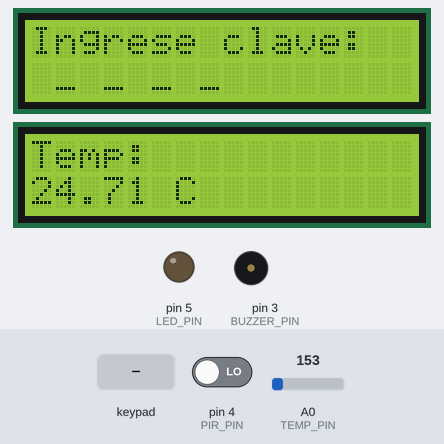
The sketch below on a simulated Arduino Uno, built with avr-gcc and run on an emulated ATmega328P. Parts: 2 × 16×2 character LCD, output pins drawn as LEDs (lit = HIGH), buzzer (waves = sounding, pin HIGH). The test bench sets the inputs (shaded band); at power-on: pin 4 (PIR_PIN) LOW, A0 (TEMP_PIN) = 153. EEPROM starts erased; what the sketch prints to the serial monitor is not drawn.

Above: at 3.3 s.
3.4 s: keypad keys 5 6 7 8 # pressed 0.4 s apart
At 6.1 s:
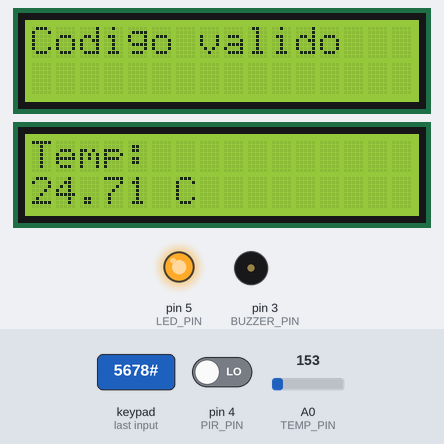
8.4 s: pin 4 (PIR_PIN) driven HIGH
At 9.6 s:
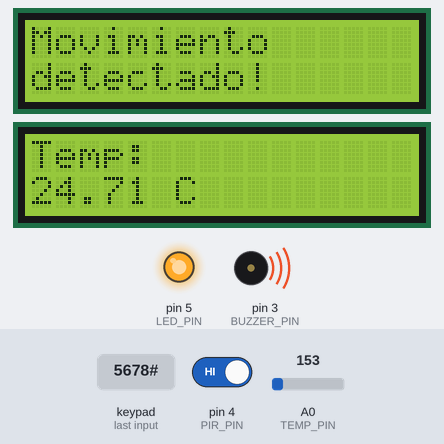
9.9 s: key 'A' pressed
At 10.01 s:
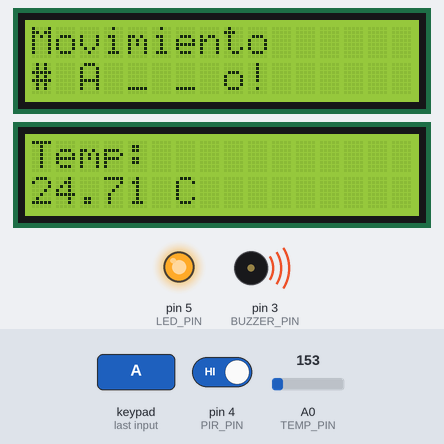
12.9 s: keypad keys 1 3 1 2 1 1 1 0 # pressed 0.4 s apart
At 13.04 s:
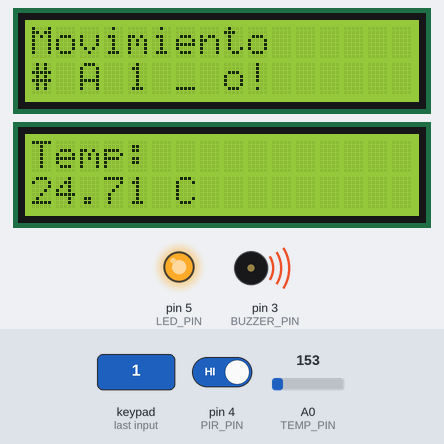
18.0 s: A0 (TEMP_PIN) set to 131
At 18.7 s:
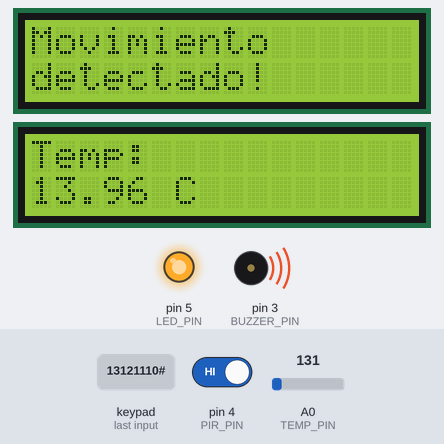
19.6 s: A0 (TEMP_PIN) set to 114
At 20.2 s:
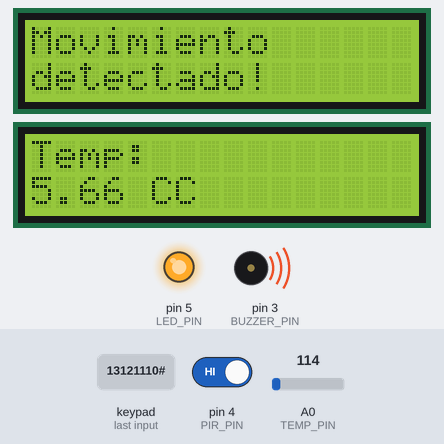
Timing chart, 0 to 22.1 s (numbered marks = the images above; inputs shaded):
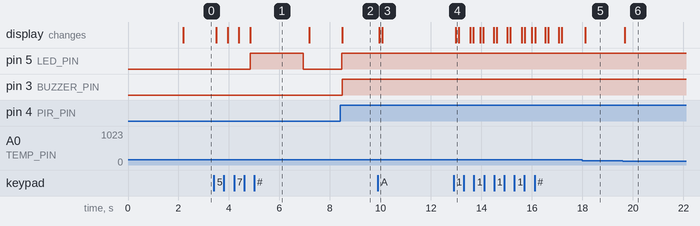

The sketch:

logica.ino
```cpp
#include <Keypad.h>
#include <Wire.h>
#include <LiquidCrystal_I2C.h>
#include <EEPROM.h>

// Definición de pines y configuración del teclado 4x4
const byte filas = 4;
const byte columnas = 4;
byte pinesFilas[]  = {13, 12, 11, 10};
byte pinesColumnas[] = {9, 8, 7, 6};
char teclas[4][4] = {
  {'1', '2', '3', 'A'},
  {'4', '5', '6', 'B'},
  {'7', '8', '9', 'C'},
  {'*', '0', '#', 'D'}
};
Keypad tecladoUno = Keypad(makeKeymap(teclas), pinesFilas, pinesColumnas, filas, columnas);

// Configuración de los LCDs
LiquidCrystal_I2C lcd1(0x20, 16, 2); // Direccion I2C del primer LCD
LiquidCrystal_I2C lcd2(0x22, 16, 2); // Direccion I2C del segundo LCD (Asegúrate de que las direcciones I2C son correctas y diferentes)

// Pines del LED, sensor PIR, buzzer y sensor de temperatura TMP36
#define LED_PIN 5
#define PIR_PIN 4
#define BUZZER_PIN 3
#define TEMP_PIN A0

// Almacena la clave ingresada
char clave[5] = "____";
int indiceClave = 0;

void setup() {
  Serial.begin(9600);
  guardarCodigo(5, "5678");
  inicializarLCDs();
  inicializarPines();

}

void loop() {
  verificarTeclaPresionada();
  mostrarTemperatura();
  verificarSensorPIR();
}


void inicializarLCDs() {
  lcd1.init();
  lcd1.clear();
  lcd1.backlight();
  lcd1.setCursor(0, 0);
  lcd1.print("Bienvenid@");

  lcd2.init();
  lcd2.clear();
  lcd2.backlight();
  lcd2.setCursor(0, 0);
  lcd2.print("Temp: ");

  delay(2000);
  lcd1.clear();
  lcd1.setCursor(0, 0);
  lcd1.print("Ingrese clave:");
  lcd1.setCursor(0, 1);
  lcd1.print(" _ _ _ _");


}

void inicializarPines() {
  pinMode(LED_PIN, OUTPUT);
  pinMode(PIR_PIN, INPUT);
  pinMode(BUZZER_PIN, OUTPUT);
}

void verificarTeclaPresionada() {
  char tecla_presionada = tecladoUno.getKey();

  if (tecla_presionada != NO_KEY) {
    Serial.print("Tecla: ");
    Serial.println(tecla_presionada);

    if (indiceClave < 4) {
      clave[indiceClave] = tecla_presionada;
      indiceClave++;
    }

    lcd1.setCursor(0, 1);
    for (int i = 0; i < 4; i++) {
      lcd1.print(clave[i]);
      lcd1.print(' ');
    }
    if (indiceClave == 4) {
      // Verificar código
      if (verificarCodigoEEPROM(0, clave) || verificarCodigoEEPROM(5, clave)) {
        lcd1.clear();
        Serial.println("Código válido");
        lcd1.setCursor(0, 0);
        lcd1.print("Codigo valido  ");

        // Mensaje de código válido
        // Aquí mecanismo de apertura de la puerta
        digitalWrite(LED_PIN, HIGH);
        delay(2000);
      } else {
        Serial.println("Código inválido");
        lcd1.setCursor(0, 0);
        lcd1.print("Codigo invalido");
        //Poner delay
        lcd1.clear();
        lcd1.print("Ingrese clave:");
        lcd1.setCursor(0, 1);
        lcd1.print(" _ _ _ _");
      }
      // Resetear clave para nuevo intento
      indiceClave = 0;
      memset(clave, '_', 4);

    }
  }
}

void mostrarTemperatura() {
  int lectura = analogRead(TEMP_PIN);
  float voltaje = lectura * 5.0 / 1024.0;
  float temperaturaC = (voltaje - 0.5) * 100.0; // Convertir voltaje a temperatura en grados Celsius

  lcd2.setCursor(0, 1);
  lcd2.print(temperaturaC);
  lcd2.print(" C");

  delay(100); // Pequeño retraso para estabilidad
}

void verificarSensorPIR() {
  int pirState = digitalRead(PIR_PIN);
  if (pirState == HIGH) {
    digitalWrite(LED_PIN, HIGH); // Enciende el LED
    lcd1.clear();
    lcd1.setCursor(0, 0);
    lcd1.print("Movimiento");
    lcd1.setCursor(0, 1);
    lcd1.print("detectado!");
    digitalWrite(BUZZER_PIN, HIGH); // Enciende el buzzer
  } else {
    digitalWrite(LED_PIN, LOW); // Apaga el LED
    digitalWrite(BUZZER_PIN, LOW); // Apaga el buzzer
  }
}

bool verificarCodigoEEPROM(int direccion, const char* codigo) {
  for (int i = 0; i < 4; i++) {
    if (EEPROM.read(direccion + i) != codigo[i]) {
      return false;
    }
  }
  return true;
}

void guardarCodigo(int direccion, const char* codigo) {
  for (int i = 0; i < 4; i++) {
    EEPROM.write(direccion + i, codigo[i]);
  }
}
```

Measured:
- the behaviour switches between 123 and 122 on A0 (TEMP_PIN) (found by bisection; images 5 and 6)
- after the input at 3.4 s, pin 5 (LED_PIN): LOW → HIGH after 1.4 s, → LOW 2.1 s later; the display: first changes after 0.10 s (image 1 shows a later state)
- after the input at 8.4 s, pin 5 (LED_PIN): LOW → HIGH after 0.06 s; pin 3 (BUZZER_PIN): LOW → HIGH after 0.09 s; the display: changes after 0.09 s (image 2)
- after the input at 9.9 s, the display: changes after 0.05 s (image 3)
- after the input at 12.9 s, the display: changes after 0.07 s (image 4)
- after the input at 18.0 s, the display: changes after 0.10 s (image 5)
- after the input at 19.6 s, the display: changes after 0.08 s (image 6)
